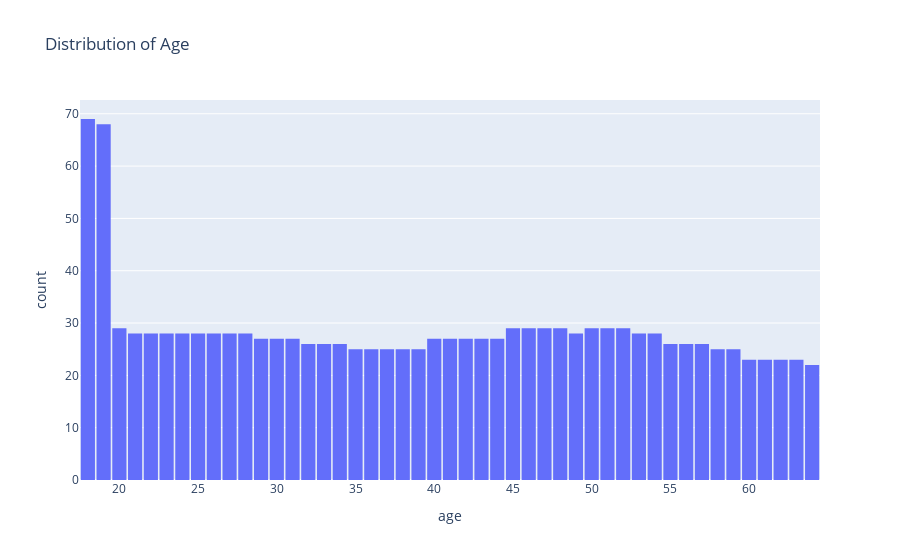

The notebook cell this image was saved under:
### Code cell
fig = px.histogram(df, 
                   x='age', 
                   nbins=47, 
                   title='Distribution of Age')
fig.update_layout(bargap=0.1)
fig.show()

### Figure 1 — Plotly figure (JSON) as saved in the notebook; plotly's stock layout.template omitted (floating-point values rounded to 4 significant figures; data arrays with more than 128 entries replaced by an {"elided": "..."} marker saying what was removed)
{"data": [{"alignmentgroup": "True", "bingroup": "x", "hovertemplate": "age=%{x}<br>count=%{y}<extra></extra>", "legendgroup": "", "marker": {"color": "#636efa", "pattern": {"shape": ""}}, "name": "", "nbinsx": 47, "offsetgroup": "", "orientation": "v", "showlegend": false, "type": "histogram", "x": {"elided": "1338 int values"}, "xaxis": "x", "yaxis": "y"}], "layout": {"bargap": 0.1, "barmode": "relative", "legend": {"tracegroupgap": 0}, "title": {"text": "Distribution of Age"}, "xaxis": {"anchor": "y", "domain": [0, 1], "title": {"text": "age"}}, "yaxis": {"anchor": "x", "domain": [0, 1], "title": {"text": "count"}}}}
